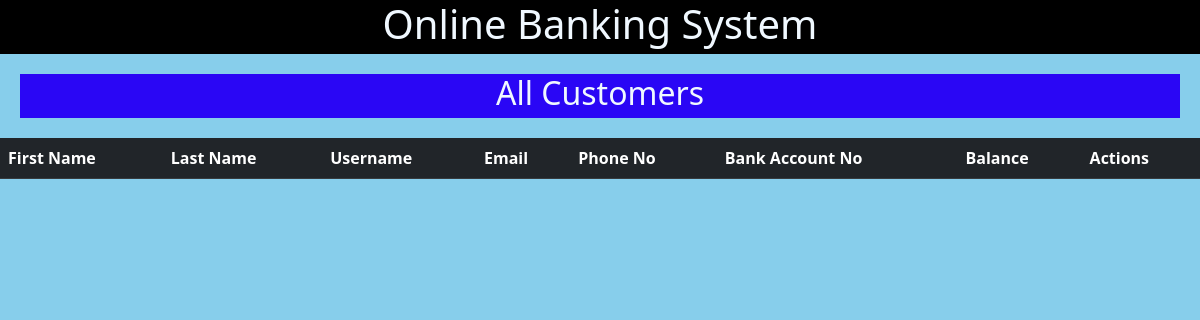
Page /see_all_customers/ on the earlier database version.
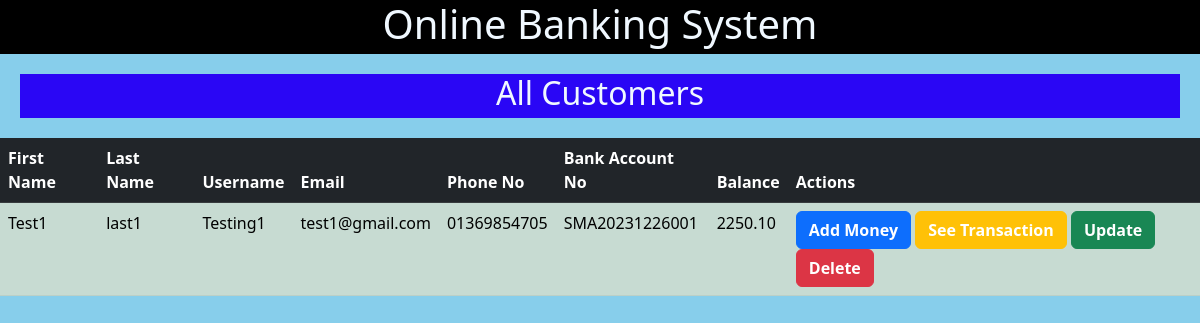
Same page on the later database version.
### MainApp/models.py (models this page shows)
class UserProfile(models.Model):
    user = models.OneToOneField(User, on_delete=models.CASCADE)
    bank_account_no = models.CharField(max_length=20, unique=True)
    phone_no = models.CharField(max_length=15, unique=True)
    balance = models.DecimalField(max_digits=12, decimal_places=2, default=0)

### MainApp/see_all_customer_views.py (the view)
# urls.py: path('see_all_customers/', see_all_customer_views.see_all_customers, name='see_all_customers'),
def see_all_customers(request):
    customers = UserProfile.objects.all()
    return render(request, 'Sayma/see_all_customers.html', {'customers': customers})

### templates/Sayma/see_all_customers.html
{% extends 'base.html' %}
{% block content %}
    <h2 class="head-center">All Customers</h2>
    <table class="table table-dark table-striped">
        <thead>
            <tr>
                <th>First Name</th>
                <th>Last Name</th>
                <th>Username</th>
                <th>Email</th>
                <th>Phone No</th>
                <th>Bank Account No</th>
                <th>Balance</th>
                <th>Actions</th>
            </tr>
        </thead>
        <tbody>
            {% for customer in customers %}
                <tr class="table-success">
                    <td>{{ customer.user.first_name }}</td>
                    <td>{{ customer.user.last_name }}</td>
                    <td>{{ customer.user.username }}</td>
                    <td>{{ customer.user.email }}</td>
                    <td>{{ customer.phone_no }}</td>
                    <td>{{ customer.bank_account_no }}</td>
                    <td>{{ customer.balance }}</td>
                    <td>
                        <button class="btn btn-primary" type="button"><a href="{% url 'add_money' customer.id %}" class="no-underline">Add Money</a></button>
                        <button class="btn btn-warning" type="button"><a href="{% url 'transaction_details' customer.id %}" class="no-underline">See Transaction</a></button>
                        <button class="btn btn-success" type="button"><a href="{% url 'update_customer' customer.id %}" class="no-underline">Update</a></button>
                        <button class="btn btn-danger" type="button"><a href="{% url 'delete_customer' customer.id %}" class="no-underline">Delete</a></button>
                    </td>
                </tr>
            {% endfor %}
        </tbody>
    </table>
{% endblock %}

### templates/base.html (shortened to what this page needs)
<!DOCTYPE html>
{% load static %}
<html lang="en">
<head>
    <link href="https://cdn.jsdelivr.net/npm/bootstrap@5.2.0/dist/css/bootstrap.min.css" rel="stylesheet">
</head>
<body>
    <header>
        <h1 class=" text-center">Online Banking System</h1>
    </header>
    <main>
        {% block content %}{% endblock %}
    </main>
</body>
</html>

### templates/base.html (style rules this page uses)
body { background-color: #87ceeb; }
.no-underline { text-decoration: none; color: white; font-weight: bold; }
.text-center { color: aliceblue; background: black; padding-bottom: 6px; }
.head-center { color: aliceblue; background: rgb(42, 6, 245); padding-bottom: 6px; text-align: center; margin: 20px; }

Differences in the rows shown:
added UserProfile: user.first_name "Test1", user.last_name "last1", user.username "Testing1", user.email "test1@gmail.com", phone_no "01369854705", bank_account_no "SMA20231226001", balance "2250.10"
